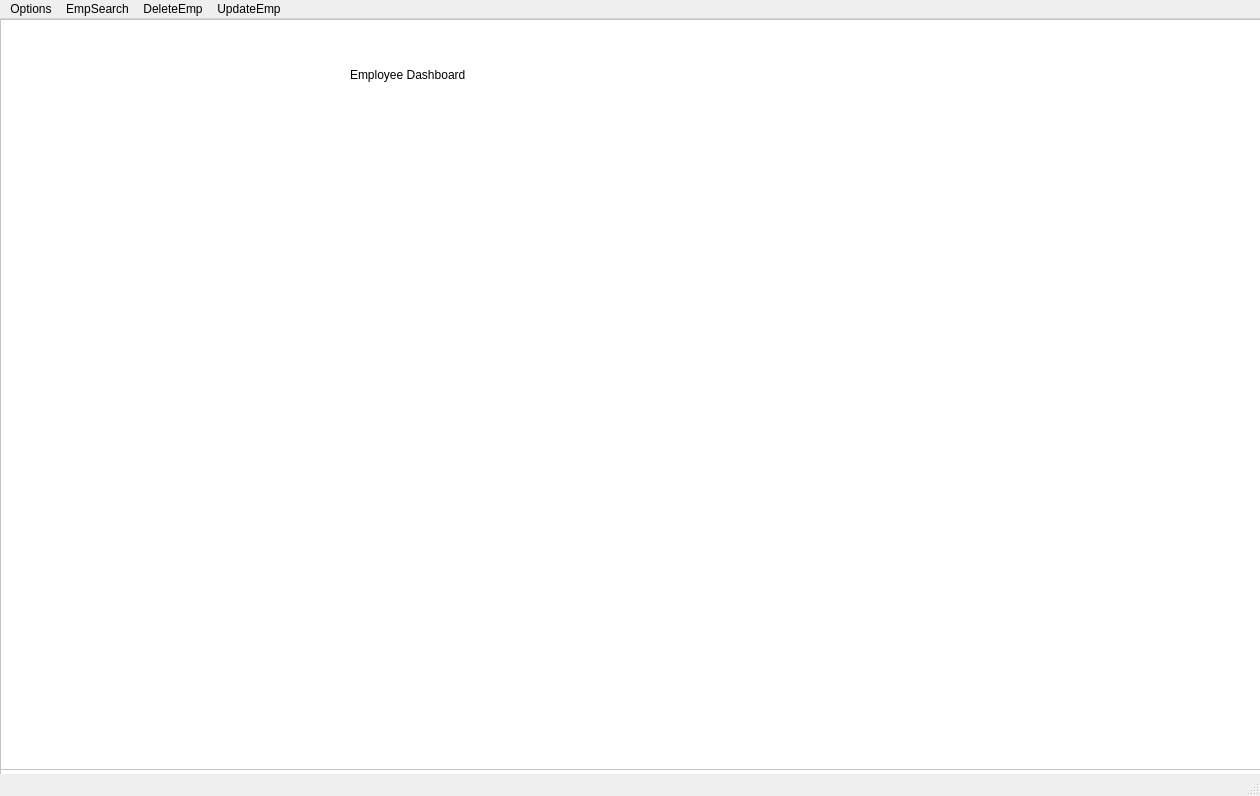
<?xml version="1.0" encoding="UTF-8"?>
<ui version="4.0">
 <class>MainWindow</class>
 <widget class="QMainWindow" name="MainWindow">
  <property name="geometry">
   <rect>
    <x>0</x>
    <y>0</y>
    <width>1260</width>
    <height>796</height>
   </rect>
  </property>
  <property name="windowTitle">
   <string>MainWindow</string>
  </property>
  <widget class="QWidget" name="centralwidget">
   <widget class="QLabel" name="label">
    <property name="geometry">
     <rect>
      <x>260</x>
      <y>30</y>
      <width>761</width>
      <height>81</height>
     </rect>
    </property>
    <property name="styleSheet">
     <string notr="true">font: 22pt &quot;MS Shell Dlg 2&quot;;</string>
    </property>
    <property name="text">
     <string>Employee Management System</string>
    </property>
   </widget>
   <widget class="QLabel" name="label_2">
    <property name="geometry">
     <rect>
      <x>80</x>
      <y>250</y>
      <width>391</width>
      <height>71</height>
     </rect>
    </property>
    <property name="styleSheet">
     <string notr="true">font: 22pt &quot;MS Shell Dlg 2&quot;;
font: 18pt &quot;MS Shell Dlg 2&quot;;</string>
    </property>
    <property name="text">
     <string>Enter Emp Id</string>
    </property>
   </widget>
   <widget class="QLineEdit" name="lineEdit">
    <property name="geometry">
     <rect>
      <x>660</x>
      <y>250</y>
      <width>471</width>
      <height>71</height>
     </rect>
    </property>
   </widget>
   <widget class="QLabel" name="label_3">
    <property name="geometry">
     <rect>
      <x>80</x>
      <y>370</y>
      <width>391</width>
      <height>71</height>
     </rect>
    </property>
    <property name="styleSheet">
     <string notr="true">font: 22pt &quot;MS Shell Dlg 2&quot;;
font: 18pt &quot;MS Shell Dlg 2&quot;;</string>
    </property>
    <property name="text">
     <string>Enter Emp Password</string>
    </property>
   </widget>
   <widget class="QLineEdit" name="lineEdit_2">
    <property name="geometry">
     <rect>
      <x>660</x>
      <y>360</y>
      <width>471</width>
      <height>71</height>
     </rect>
    </property>
   </widget>
   <widget class="QPushButton" name="pushButton">
    <property name="geometry">
     <rect>
      <x>440</x>
      <y>490</y>
      <width>251</width>
      <height>71</height>
     </rect>
    </property>
    <property name="styleSheet">
     <string notr="true">font: 16pt &quot;MS Shell Dlg 2&quot;;</string>
    </property>
    <property name="text">
     <string>Login</string>
    </property>
   </widget>
   <widget class="QPushButton" name="pushButton_2">
    <property name="geometry">
     <rect>
      <x>370</x>
      <y>620</y>
      <width>411</width>
      <height>81</height>
     </rect>
    </property>
    <property name="styleSheet">
     <string notr="true">font: 18pt &quot;MS Shell Dlg 2&quot;;</string>
    </property>
    <property name="text">
     <string>Register Now</string>
    </property>
   </widget>
   <widget class="QFrame" name="frame">
    <property name="geometry">
     <rect>
      <x>0</x>
      <y>0</y>
      <width>1261</width>
      <height>761</height>
     </rect>
    </property>
    <property name="styleSheet">
     <string notr="true">background-color: rgb(255, 255, 255);</string>
    </property>
    <property name="frameShape">
     <enum>QFrame::StyledPanel</enum>
    </property>
    <property name="frameShadow">
     <enum>QFrame::Raised</enum>
    </property>
    <widget class="QLabel" name="label_4">
     <property name="geometry">
      <rect>
       <x>420</x>
       <y>50</y>
       <width>431</width>
       <height>71</height>
      </rect>
     </property>
     <property name="styleSheet">
      <string notr="true">font: 20pt &quot;MS Shell Dlg 2&quot;;</string>
     </property>
     <property name="text">
      <string>Register Employee</string>
     </property>
    </widget>
    <widget class="QLabel" name="label_5">
     <property name="geometry">
      <rect>
       <x>80</x>
       <y>190</y>
       <width>371</width>
       <height>61</height>
      </rect>
     </property>
     <property name="styleSheet">
      <string notr="true">font: 14pt &quot;MS Shell Dlg 2&quot;;</string>
     </property>
     <property name="text">
      <string>Enter Emp ID</string>
     </property>
    </widget>
    <widget class="QLabel" name="label_6">
     <property name="geometry">
      <rect>
       <x>80</x>
       <y>270</y>
       <width>371</width>
       <height>61</height>
      </rect>
     </property>
     <property name="styleSheet">
      <string notr="true">font: 14pt &quot;MS Shell Dlg 2&quot;;</string>
     </property>
     <property name="text">
      <string>Enter Emp Name</string>
     </property>
    </widget>
    <widget class="QLabel" name="label_7">
     <property name="geometry">
      <rect>
       <x>80</x>
       <y>350</y>
       <width>371</width>
       <height>61</height>
      </rect>
     </property>
     <property name="styleSheet">
      <string notr="true">font: 14pt &quot;MS Shell Dlg 2&quot;;</string>
     </property>
     <property name="text">
      <string>Enter Emp Password</string>
     </property>
    </widget>
    <widget class="QLabel" name="label_8">
     <property name="geometry">
      <rect>
       <x>80</x>
       <y>430</y>
       <width>371</width>
       <height>61</height>
      </rect>
     </property>
     <property name="styleSheet">
      <string notr="true">font: 14pt &quot;MS Shell Dlg 2&quot;;</string>
     </property>
     <property name="text">
      <string>Enter Emp Dept</string>
     </property>
    </widget>
    <widget class="QLabel" name="label_9">
     <property name="geometry">
      <rect>
       <x>80</x>
       <y>510</y>
       <width>371</width>
       <height>61</height>
      </rect>
     </property>
     <property name="styleSheet">
      <string notr="true">font: 14pt &quot;MS Shell Dlg 2&quot;;</string>
     </property>
     <property name="text">
      <string>Enter Emp City</string>
     </property>
    </widget>
    <widget class="QLineEdit" name="lineEdit_3">
     <property name="geometry">
      <rect>
       <x>570</x>
       <y>190</y>
       <width>321</width>
       <height>61</height>
      </rect>
     </property>
    </widget>
    <widget class="QLineEdit" name="lineEdit_4">
     <property name="geometry">
      <rect>
       <x>570</x>
       <y>270</y>
       <width>321</width>
       <height>61</height>
      </rect>
     </property>
    </widget>
    <widget class="QLineEdit" name="lineEdit_5">
     <property name="geometry">
      <rect>
       <x>570</x>
       <y>350</y>
       <width>321</width>
       <height>61</height>
      </rect>
     </property>
    </widget>
    <widget class="QLineEdit" name="lineEdit_6">
     <property name="geometry">
      <rect>
       <x>570</x>
       <y>430</y>
       <width>321</width>
       <height>61</height>
      </rect>
     </property>
    </widget>
    <widget class="QLineEdit" name="lineEdit_7">
     <property name="geometry">
      <rect>
       <x>570</x>
       <y>510</y>
       <width>321</width>
       <height>61</height>
      </rect>
     </property>
    </widget>
    <widget class="QPushButton" name="pushButton_3">
     <property name="geometry">
      <rect>
       <x>410</x>
       <y>640</y>
       <width>381</width>
       <height>61</height>
      </rect>
     </property>
     <property name="styleSheet">
      <string notr="true">font: 20pt &quot;MS Shell Dlg 2&quot;;</string>
     </property>
     <property name="text">
      <string>Register</string>
     </property>
    </widget>
    <widget class="QFrame" name="frame_2">
     <property name="geometry">
      <rect>
       <x>0</x>
       <y>0</y>
       <width>1261</width>
       <height>751</height>
      </rect>
     </property>
     <property name="frameShape">
      <enum>QFrame::StyledPanel</enum>
     </property>
     <property name="frameShadow">
      <enum>QFrame::Raised</enum>
     </property>
     <widget class="QLabel" name="label_10">
      <property name="geometry">
       <rect>
        <x>350</x>
        <y>20</y>
        <width>421</width>
        <height>71</height>
       </rect>
      </property>
      <property name="styleSheet">
       <string notr="true">font: 20pt &quot;MS Shell Dlg 2&quot;;</string>
      </property>
      <property name="text">
       <string>Employee Dashboard</string>
      </property>
     </widget>
    </widget>
   </widget>
  </widget>
  <widget class="QMenuBar" name="menubar">
   <property name="geometry">
    <rect>
     <x>0</x>
     <y>0</y>
     <width>1260</width>
     <height>31</height>
    </rect>
   </property>
   <widget class="QMenu" name="menuOptions">
    <property name="title">
     <string>Options</string>
    </property>
    <addaction name="actionLogin"/>
    <addaction name="actionRegister"/>
    <addaction name="actionQuit"/>
   </widget>
   <widget class="QMenu" name="menuEmpSearch">
    <property name="title">
     <string>EmpSearch</string>
    </property>
   </widget>
   <widget class="QMenu" name="menuDeleteEmp">
    <property name="title">
     <string>DeleteEmp</string>
    </property>
   </widget>
   <widget class="QMenu" name="menuUpdateEmp">
    <property name="title">
     <string>UpdateEmp</string>
    </property>
   </widget>
   <addaction name="menuOptions"/>
   <addaction name="menuEmpSearch"/>
   <addaction name="menuDeleteEmp"/>
   <addaction name="menuUpdateEmp"/>
  </widget>
  <widget class="QStatusBar" name="statusbar"/>
  <action name="actionLogin">
   <property name="text">
    <string>Login</string>
   </property>
  </action>
  <action name="actionRegister">
   <property name="text">
    <string>Register</string>
   </property>
  </action>
  <action name="actionQuit">
   <property name="text">
    <string>Quit</string>
   </property>
  </action>
 </widget>
 <resources/>
 <connections/>
</ui>
